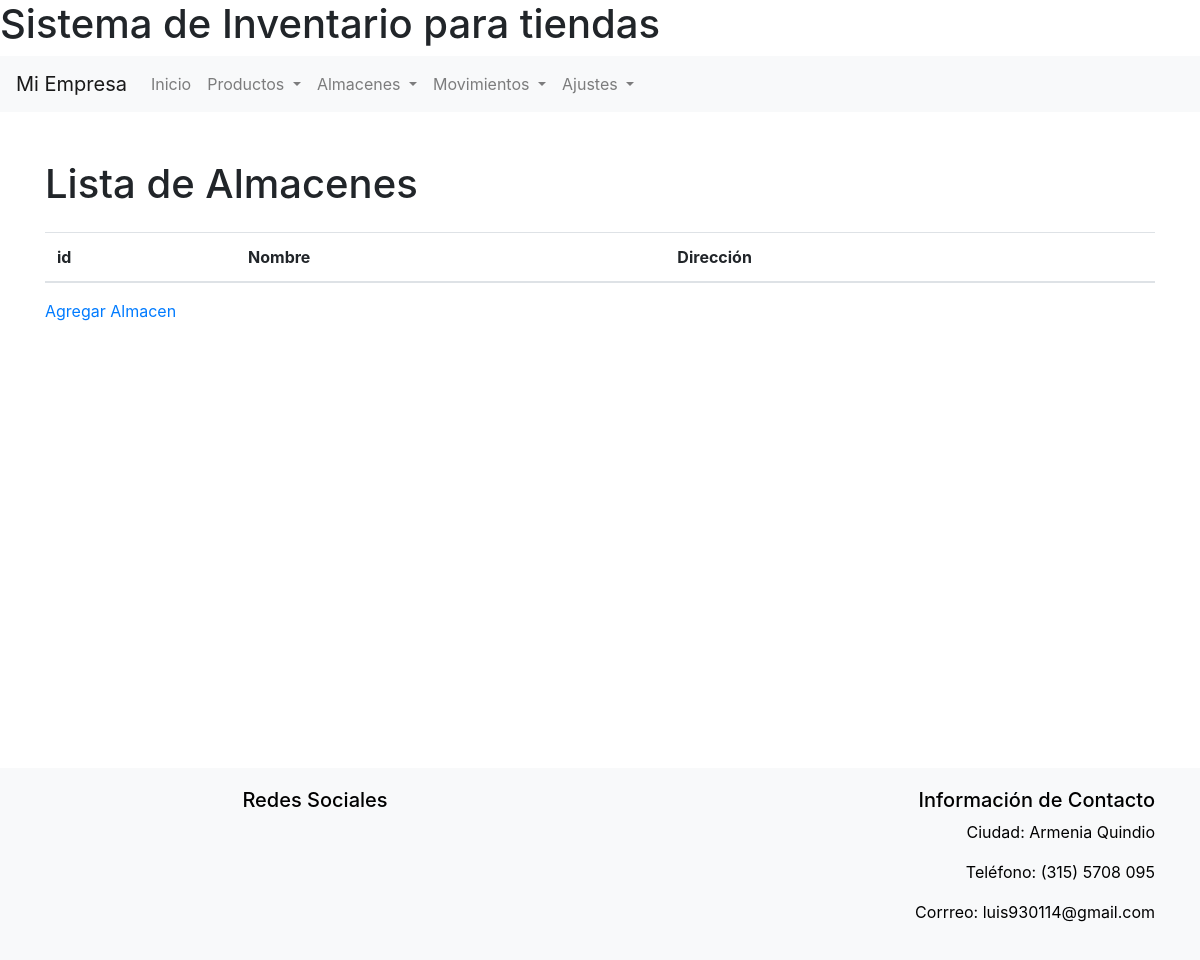
Page /almacenes/ (signed in) on the earlier database version.
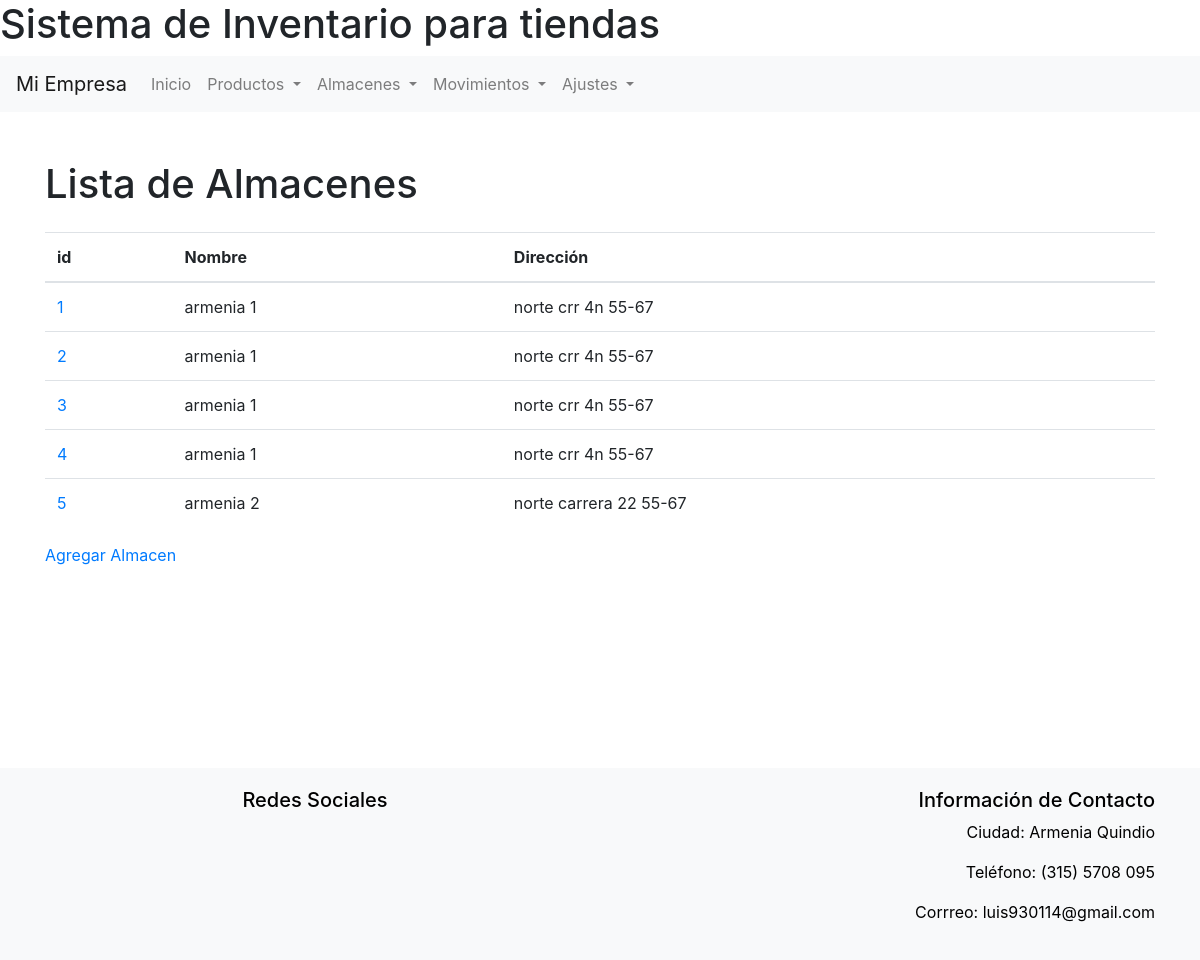
Same page on the later database version.
### inventario/models.py (models this page shows, shortened)
class Almacen(models.Model):
    nombre = models.CharField(max_length=100)
    direccion = models.CharField(max_length=200)

### inventario/views.py (the view)
# urls.py: path('almacenes/', views.ListaAlmacenes.as_view(), name='lista_almacenes'),
@method_decorator(login_required, name='dispatch')
class ListaAlmacenes(ListView):
    model = Almacen
    context_object_name = 'almacenes'
    template_name = 'almacen/lista_almacenes.html'

### inventario/templates/almacen/lista_almacenes.html (shortened to what this page needs)
{% extends 'base.html' %}
{% block content %}
<div class="container mt-5">
        <h1 class="mb-4">Lista de Almacenes</h1>
        <table id="movimientos-table" class="table">
            <thead>
                <tr>
                    <th>id</th>
                    <th>Nombre</th>
                    <th>Dirección</th>
                </tr>
            </thead>
            <tbody>
                {% for almacen in almacenes %}
                <tr>
                    <td><a href="{% url 'detalle_almacen' almacen.pk %}">{{ almacen.id }}</a></td>
                    <td>{{ almacen.nombre }}</td>
                    <td>{{ almacen.direccion }}</td>
                </tr>
                {% endfor %}
            </tbody>
        </table>
    <a href="{% url 'agregar_almacen' %}">Agregar Almacen</a>
</div>
{% endblock %}

Differences in the rows shown:
added Almacen: id "1", nombre "armenia 1", direccion "norte crr 4n 55-67"
added Almacen: id "2", nombre "armenia 1", direccion "norte crr 4n 55-67"
added Almacen: id "3", nombre "armenia 1", direccion "norte crr 4n 55-67"
added Almacen: id "4", nombre "armenia 1", direccion "norte crr 4n 55-67"
added Almacen: id "5", nombre "armenia 2", direccion "norte carrera 22 55-67"
